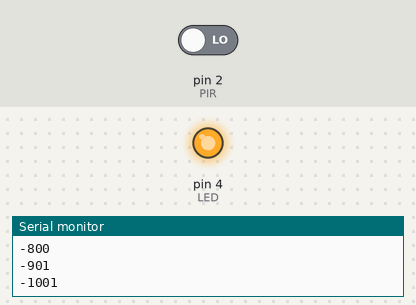
The sketch below on a simulated Arduino Uno, built with avr-gcc and run on an emulated ATmega328P. Parts: output pins drawn as LEDs (lit = HIGH), the last lines printed to the serial monitor. The inputs (shaded band) are chosen by the test bench; at power-on: pin 2 (PIR) LOW.

Above: at 1.2 s.
1.3 s: pin 2 (PIR) driven HIGH
At 2.5 s:
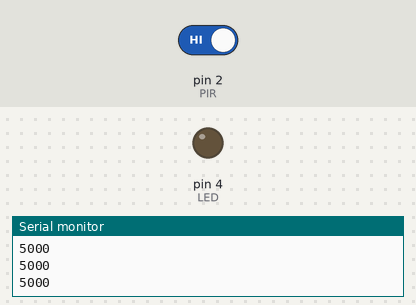
2.9 s: pin 2 (PIR) driven LOW
At 3.8 s:
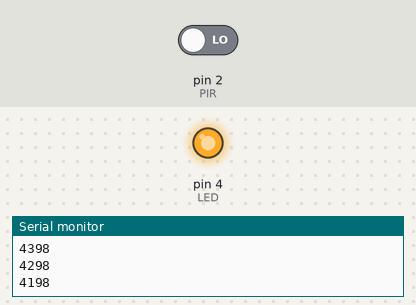
Timing chart, 0 to 42.2 s (numbered marks = the images above; inputs shaded):
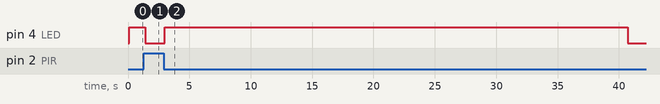

The sketch:

PIR_sensor.ino
```cpp
const int PIR = 2;
const int LED = 4;
int tmp;
unsigned long time;
int ff;
int end_time;
// unsigned long time;
// extern volatile unsigned long timer0_millis;

void setup()
{
  Serial.begin(9600);
  pinMode(PIR, INPUT);
  pinMode(LED, OUTPUT);
}

void loop()
{
  int tmp = digitalRead(PIR);
  // Serial.println(tmp);

  time = millis();
  delay(100);

  if (tmp == 1)
  {
    analogWrite(LED, 255);
    end_time = time + 5000;


  }
  ff = end_time - time;
  Serial.println(ff);

  if (ff < 5000)
  {
    analogWrite(LED, 255);

  }

  else
  {
    analogWrite(LED,0);
    time = 0;
  }


}


  
```

Measured:
- after the input at 1.3 s, pin 4 (LED): HIGH → LOW after 0.10 s
- after the input at 2.9 s, pin 4 (LED): LOW → HIGH after 0.11 s, → LOW 37.7 s later
